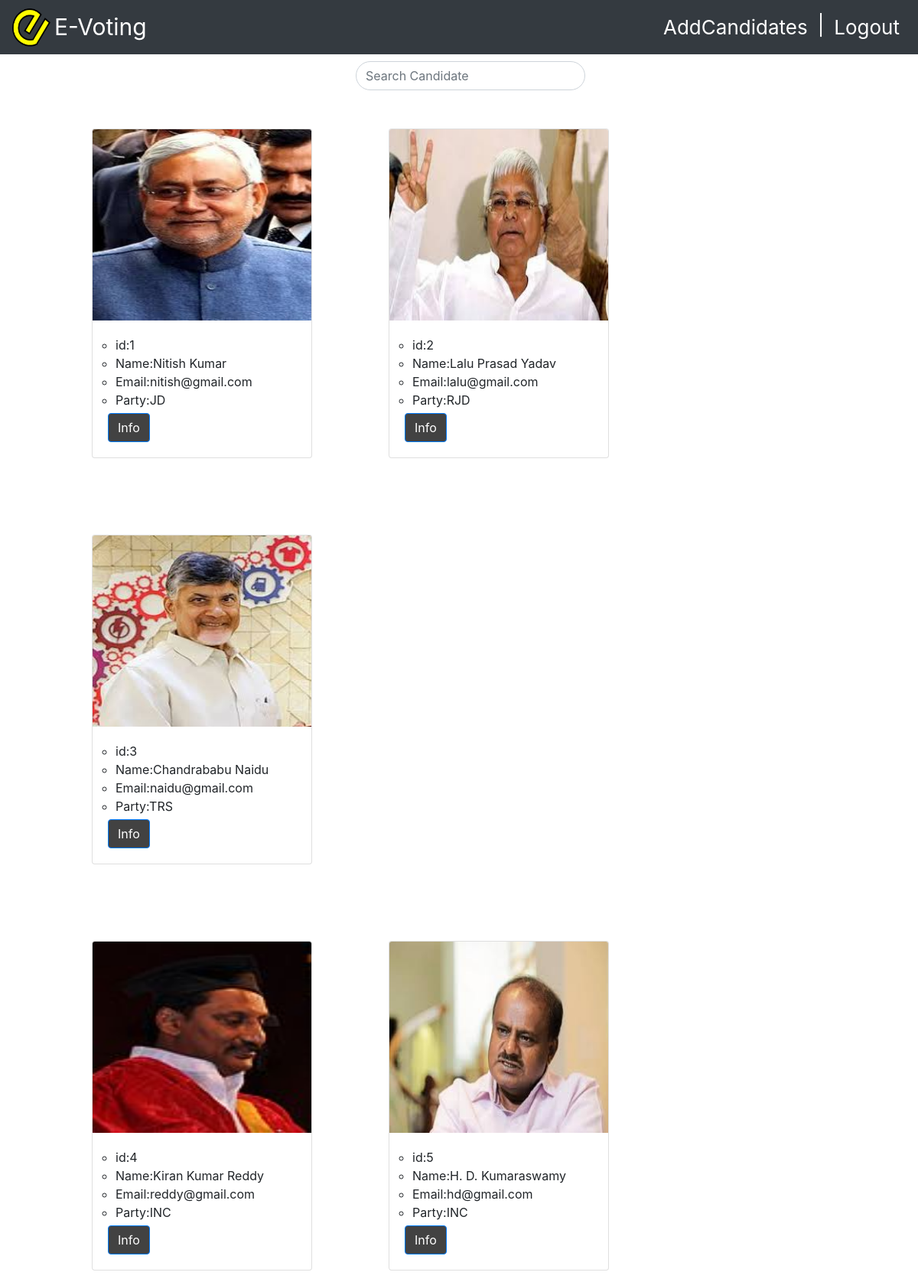
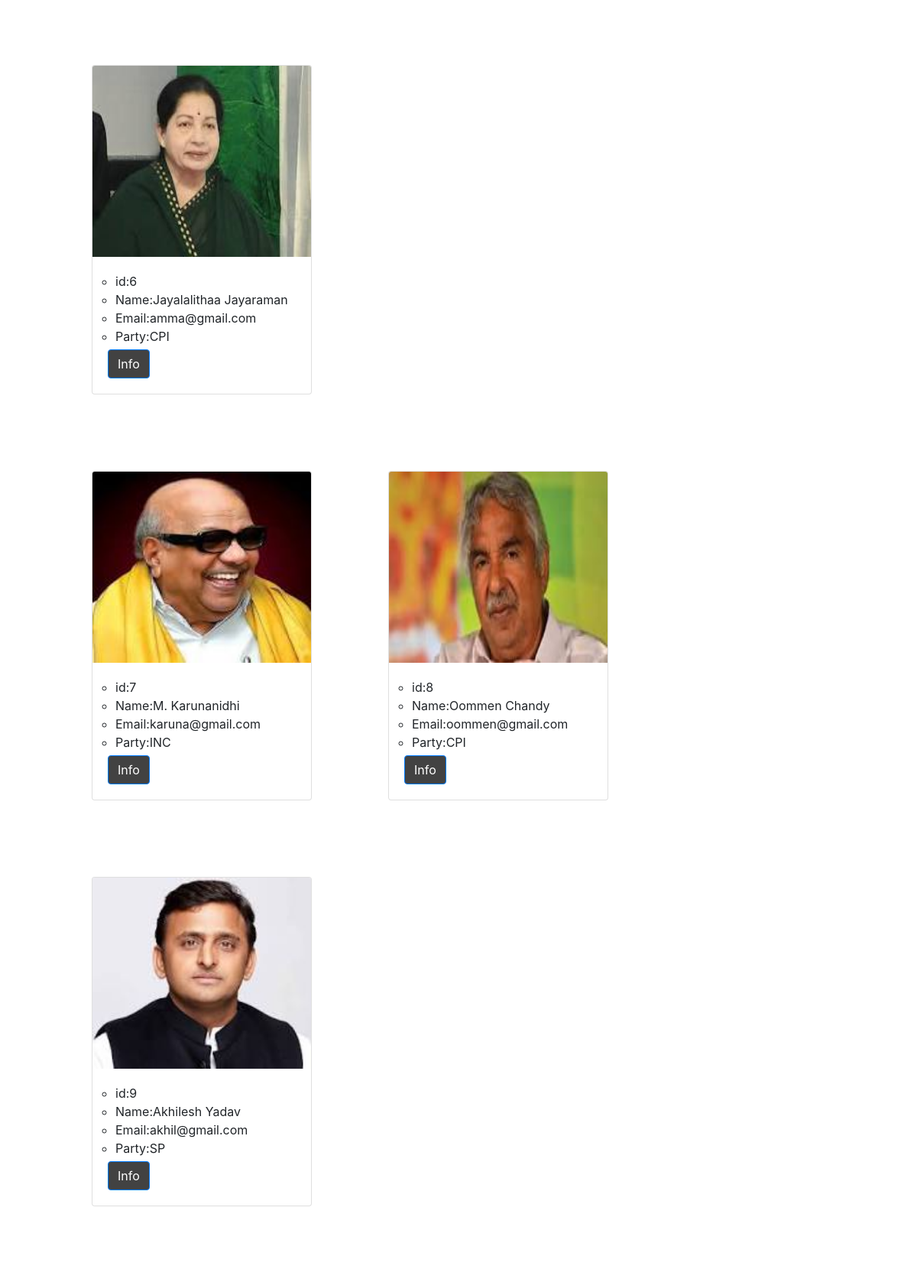
/organiser_app/election-candidate/1 (signed in, upper part), run on the app's committed database (2 pictures, top to bottom).
### organiser_app/models.py (models this page shows, shortened)
class Candidate(models.Model):
    candidate_id=models.AutoField(primary_key=True)
    candidate_name=models.CharField(max_length=50,null=False)
    candidate_fname=models.CharField(max_length=50,null=False)
    candidate_party=models.CharField(choices=party_options,null=False,max_length=10,default="Bhartiya Janta Party")
    candidate_region=models.CharField(choices=region_options,null=False,max_length=10,default="AndhraPradesh")
    candidate_gender=models.CharField(choices=Gender_options,null=False,max_length=1,default="Male")
    candidate_email=models.EmailField(unique=True,null=False)
    candidate_dob=models.DateField(null=False)
    candidate_aadhar=models.BigIntegerField(unique=True,null=False)
    profile_pic=models.ImageField(upload_to='profile_pics',blank=True)

### organiser_app/views.py (the view)
# urls.py: path('election-candidate/<int:pk>',views.election_candidate,name="election-candidate"),
@login_required
def election_candidate(request,pk):
    template_name='organiser_app/region_candidate.html'
    candidates_ele=Candidate_election.objects.filter(election=pk)
    list_candidate=[]
    for candi in candidates_ele:
        list_candidate.append(candi.candidate)
    context={'candidates':list_candidate}
    return render(request,template_name,context)

### organiser_app/templatetags/mytag.py (called while the page is built)
@register.filter
def modulo(num,val):
    return num % val

### templates/organiser_app/region_candidate.html (shortened to what this page needs)
<!doctype html>
{% load staticfiles %}
{% load mytag %}
{% load extra %}
<html lang="en">
   <head>
      <link rel="stylesheet" href="https://stackpath.bootstrapcdn.com/bootstrap/4.1.3/css/bootstrap.min.css">
   </head>
   <body style="position: relative; padding-top: 20px;">
      <nav class="navbar fixed-top container-fluid navbar-expand-lg navbar-light bg-dark" style="background-color:#008B8B">
         <div class="collapse navbar-collapse" id="navbarSupportedContent">
            <img src="{% static "images/e-voting.png"%}" alt="evoting image" width="50" height="50">
            <p style="color:white; font-size:30px;margin:5px"><a style="color:white;text-decoration: none" href="{% url 'evoting-home' %}" >E-Voting </a></p>
         </div>
         <ul class="nav navbar-nav navbar-right">
            <li class="nav-item active">
               <a class="nav-link text-white" href="{% url 'organiser_app:candidate' %}" style="font-size:26px">AddCandidates <span class="sr-only">(current)</span></a>
            </li>
            <li>
               <p class="text-white " style="font-size:26px;margin:5px">|</p>
            </li>
            <li class="nav-item active">
               <a class="nav-link text-white " href="{% url 'organiser_app:evoting-logout'%}" style="font-size:26px">Logout <span class="sr-only">(current)</span></a>
            </li>
         </ul>
      </nav>
      {% if candidates %}
      <div id="candidates">
        <div class="row float-right justify-content-center w-100">
          <input class="search float-right form-control col-3" style="margin-top:10px;border-radius:20px;"placeholder="Search Candidate" />
        </div>
        <div class="container-fluid">
          <ul class="nospace list" style="margin-left:15px;margin-top:50px">
             {% for candidate in candidates %}
             {% if forloop.counter|modulo:3 == 1 %}
             <li class="one_quarter first">
                <div class="card sm-6 " style="width: 18rem;margin:50px;">
                  {% if candidate.profile_pic %}
                   <img class="card-img-top" src="{{ candidate.profile_pic.url }}" alt="Card image cap" width="50" height="250">
                     {% else %}
                       <img class="card-img-top" src="{% static 'images/default.jpg' %}" alt="Card image cap" width="50" height="250">
                       {% endif %}
                   <div class="card-body">
                      <ul class="list" style="margin-left: -30px">
                         <li class="cid">id:{{candidate.candidate_id}}</li>
                         <li class="cname">Name:{{candidate.candidate_name}}</li>
                         <li>Email:{{ candidate.candidate_email}}</li>
                         <li class="party">Party:{{candidate.candidate_party}}</li>
                      </ul>
                      <a href="{% url "organiser_app:candidate_view" candidate.candidate_id %}" class="btn btn-primary" style="background-color:#424242;margin-top:5px">Info</a>
                   </div>
                </div>
             </li>
             {% else %}
             <li class="one_quarter">
                <form action="{% url 'organiser_app:index' %}"  method="post">
                   <div class="card sm-6  " style="width: 18rem;margin:50px">
                     {% if candidate.profile_pic %}
                      <img class="card-img-top" src="{{ candidate.profile_pic.url }}" alt="Card image cap" width="50" height="250">
                      {% else %}
                        <img class="card-img-top" src="{% static 'images/default.jpg' %}" alt="Card image cap" width="50" height="250">
                      {% endif %}
                      <div class="card-body">
                         <ul style="margin-left: -30px">
                            <li class="cid">id:{{candidate.candidate_id}}</li>
                            <li class="cname">Name:{{candidate.candidate_name}}</li>
                            <li>Email:{{ candidate.candidate_email}}</li>
                            <li class="party">Party:{{candidate.candidate_party}}</li>
                         </ul>
                         <a href="{% url "organiser_app:candidate_view" candidate.candidate_id %}" class="btn btn-primary" style="background-color:#424242;margin-top:5px">Info</a>
                      </div>
                   </div>
                </form>
             </li>
             {% endif %}
             {% endfor %}
          </ul>
        </div>
         {% endif %}
      </div>
   </body>
</html>

### templates/organiser_app/region_candidate.html (style rules this page uses)
.one_quarter { display:inline-block; float:left; margin:0 0 0 ; list-style:none; }
.first { margin-left-0; clear:left; }
.one_quarter { width:22.699386; }
.nospace { margin:0; padding:25; list-style:none; display:block; }

### data on the page
Candidate: profile_pic (picture), candidate_id "1", candidate_name "Nitish Kumar", candidate_email "nitish@gmail.com", candidate_party "JD"
Candidate: profile_pic (picture), candidate_id "2", candidate_name "Lalu Prasad Yadav", candidate_email "lalu@gmail.com", candidate_party "RJD"
Candidate: profile_pic (picture), candidate_id "3", candidate_name "Chandrababu Naidu", candidate_email "naidu@gmail.com", candidate_party "TRS"
Candidate: profile_pic (picture), candidate_id "4", candidate_name "Kiran Kumar Reddy", candidate_email "reddy@gmail.com", candidate_party "INC"
Candidate: profile_pic (picture), candidate_id "5", candidate_name "H. D. Kumaraswamy", candidate_email "hd@gmail.com", candidate_party "INC"
Candidate: profile_pic (picture), candidate_id "6", candidate_name "Jayalalithaa Jayaraman", candidate_email "amma@gmail.com", candidate_party "CPI"
Candidate: profile_pic (picture), candidate_id "7", candidate_name "M. Karunanidhi", candidate_email "karuna@gmail.com", candidate_party "INC"
Candidate: profile_pic (picture), candidate_id "8", candidate_name "Oommen Chandy", candidate_email "oommen@gmail.com", candidate_party "CPI"
Candidate: profile_pic (picture), candidate_id "9", candidate_name "Akhilesh Yadav", candidate_email "akhil@gmail.com", candidate_party "SP"
